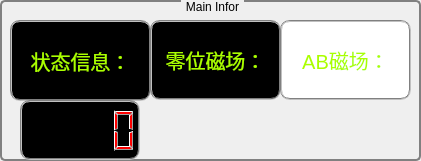
  <widget class="QGroupBox" name="groupBox_6">
   <property name="geometry">
    <rect>
     <x>980</x>
     <y>0</y>
     <width>421</width>
     <height>161</height>
    </rect>
   </property>
   <property name="styleSheet">
    <string notr="true">QGroupBox{
background-color: qlineargradient(x1:0, y1:0, x2:0, y2:1,
stop:0#D3D3D3, stop: 1 #D3D3D3);
border:2px solid gray;
border-radius:5px;
margin-top:1ex;/* leave space at the top for the title */
}

QGroupBox::title {
subcontrol-origin: margin;
subcontrol-position: top center;
padding: 0 3px;
}</string>
   </property>
   <property name="title">
    <string>Main Infor</string>
   </property>
   <widget class="QLabel" name="label_13">
    <property name="geometry">
     <rect>
      <x>10</x>
      <y>20</y>
      <width>141</width>
      <height>81</height>
     </rect>
    </property>
    <property name="sizePolicy">
     <sizepolicy hsizetype="Preferred" vsizetype="Fixed">
      <horstretch>0</horstretch>
      <verstretch>0</verstretch>
     </sizepolicy>
    </property>
    <property name="minimumSize">
     <size>
      <width>134</width>
      <height>80</height>
     </size>
    </property>
    <property name="font">
     <font>
      <pointsize>15</pointsize>
     </font>
    </property>
    <property name="styleSheet">
     <string notr="true">color: rgb(170, 255, 0);
background-color: rgb(0, 0, 0);
border:2px groove gray;
border-radius:10px;
padding:2px 4px;</string>
    </property>
    <property name="text">
     <string>状态信息：</string>
    </property>
    <property name="alignment">
     <set>Qt::AlignCenter</set>
    </property>
   </widget>
   <widget class="QLabel" name="label_12">
    <property name="geometry">
     <rect>
      <x>150</x>
      <y>20</y>
      <width>131</width>
      <height>80</height>
     </rect>
    </property>
    <property name="sizePolicy">
     <sizepolicy hsizetype="Preferred" vsizetype="Fixed">
      <horstretch>0</horstretch>
      <verstretch>0</verstretch>
     </sizepolicy>
    </property>
    <property name="minimumSize">
     <size>
      <width>0</width>
      <height>80</height>
     </size>
    </property>
    <property name="font">
     <font>
      <pointsize>15</pointsize>
     </font>
    </property>
    <property name="styleSheet">
     <string notr="true">color: rgb(170, 255, 0);
background-color: rgb(0, 0, 0);
border:2px groove gray;
border-radius:10px;
padding:2px 4px;</string>
    </property>
    <property name="text">
     <string>零位磁场：</string>
    </property>
    <property name="alignment">
     <set>Qt::AlignCenter</set>
    </property>
   </widget>
   <widget class="QLabel" name="label_3">
    <property name="geometry">
     <rect>
      <x>280</x>
      <y>20</y>
      <width>131</width>
      <height>80</height>
     </rect>
    </property>
    <property name="sizePolicy">
     <sizepolicy hsizetype="Preferred" vsizetype="Fixed">
      <horstretch>0</horstretch>
      <verstretch>0</verstretch>
     </sizepolicy>
    </property>
    <property name="minimumSize">
     <size>
      <width>0</width>
      <height>80</height>
     </size>
    </property>
    <property name="font">
     <font>
      <pointsize>15</pointsize>
     </font>
    </property>
    <property name="styleSheet">
     <string notr="true">color: rgb(170, 255, 0);
background-color: rgb(255, 255, 255);
border:2px groove gray;
border-radius:10px;
padding:2px 4px;</string>
    </property>
    <property name="text">
     <string>AB磁场：</string>
    </property>
    <property name="alignment">
     <set>Qt::AlignCenter</set>
    </property>
   </widget>
   <widget class="QLCDNumber" name="lcdNumber_StatusInformation">
    <property name="geometry">
     <rect>
      <x>20</x>
      <y>100</y>
      <width>120</width>
      <height>60</height>
     </rect>
    </property>
    <property name="sizePolicy">
     <sizepolicy hsizetype="Fixed" vsizetype="Fixed">
      <horstretch>0</horstretch>
      <verstretch>0</verstretch>
     </sizepolicy>
    </property>
    <property name="minimumSize">
     <size>
      <width>120</width>
      <height>60</height>
     </size>
    </property>
    <property name="styleSheet">
     <string notr="true">color: rgb(170, 255, 0);
color: rgb(255, 0, 0);
background-color: rgb(0, 0, 0);
border:2px groove gray;
border-radius:10px;
padding:2px 4px;</string>
    </property>
   </widget>
  </widget>
